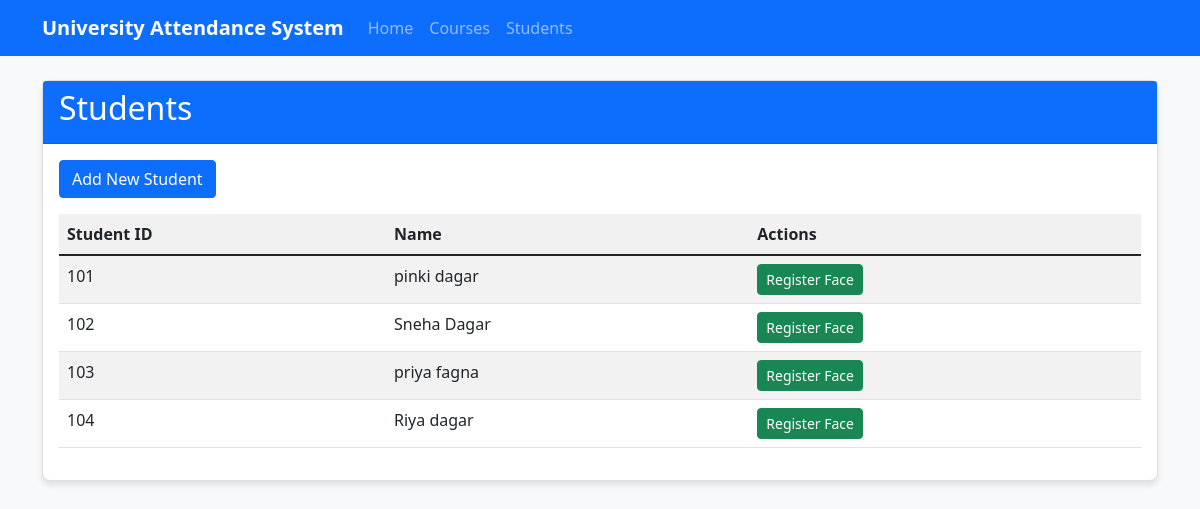
/students, run on the app's committed database.
### tables this page shows
CREATE TABLE students (
        id INTEGER PRIMARY KEY AUTOINCREMENT,
        student_id TEXT NOT NULL UNIQUE,
        first_name TEXT NOT NULL,
        last_name TEXT NOT NULL,
        face_encoding TEXT
    );

### attendance_system/app.py (the view)
@app.route('/students')
def students():
    conn = get_db_connection()
    students = conn.execute('SELECT * FROM students').fetchall()
    conn.close()
    return render_template('students.html', students=students)

### attendance_system/database/db_utils.py (called while the page is built)
def get_db_connection():
    conn = sqlite3.connect('attendance.db')
    conn.row_factory = sqlite3.Row
    return conn

### attendance_system/templates/students.html (shortened to what this page needs)
{% extends "base.html" %}
{% block content %}
<div class="card">
    <div class="card-header bg-primary text-white">
        <h2>Students</h2>
    </div>
    <div class="card-body">
        <button class="btn btn-primary mb-3" data-bs-toggle="modal" data-bs-target="#addStudentModal">
            Add New Student
        </button>
        <table class="table table-striped">
            <thead>
                <tr>
                    <th>Student ID</th>
                    <th>Name</th>
                    <th>Actions</th>
                </tr>
            </thead>
            <tbody>
                {% for student in students %}
                <tr>
                    <td>{{ student.student_id }}</td>
                    <td>{{ student.first_name }} {{ student.last_name }}</td>
                    <td>
                        <a href="/register_face/{{ student.id }}" class="btn btn-success btn-sm">Register Face</a>
                    </td>
                </tr>
                {% else %}
                <tr>
                    <td colspan="3" class="text-center">No students found. Add a student to get started.</td>
                </tr>
                {% endfor %}
            </tbody>
        </table>
    </div>
</div>
{% endblock %}

### attendance_system/static/css/styles.css (style rules this page uses)
body { background-color: #f8f9fa; }
.card { border-radius: 8px; box-shadow: 0 4px 6px rgba(0, 0, 0, 0.1); margin-bottom: 20px; }
.card-header { border-radius: 8px 8px 0 0; }
.table { background-color: white; }
.table th { background-color: #f1f1f1; }
.btn { border-radius: 4px; }

### data on the page
students: student_id "101", first_name "pinki", last_name "dagar"
students: student_id "102", first_name "Sneha", last_name "Dagar"
students: student_id "103", first_name "priya", last_name "fagna"
students: student_id "104", first_name "Riya", last_name "dagar"
